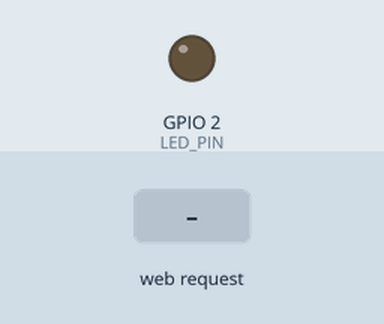
The sketch below on a simulated ESP8266 (NodeMCU). Parts: output pins drawn as LEDs (lit = HIGH). The inputs (shaded band) are chosen by the test bench. WiFi joins after 1.5 s; servers stay silent unless stated; storage starts empty; what the sketch prints to the serial monitor is not drawn.

Above: at 3.2 s.
3.3 s: HTTP request GET /ledoff received
At 3.6 s:
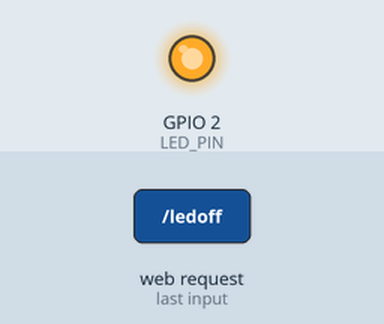
4.8 s: HTTP request GET /ledon received
At 5.9 s:
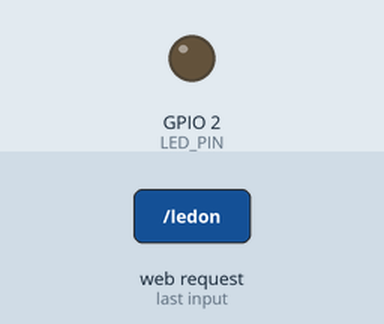
Timing chart, 0 to 7.8 s (numbered marks = the images above; inputs shaded):
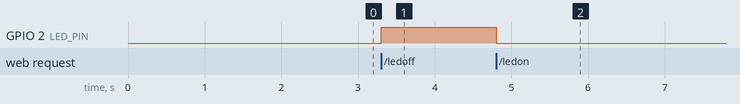

Measured:
- after the input at 3.3 s, GPIO 2 (LED_PIN): LOW → HIGH at once
- after the input at 4.8 s, GPIO 2 (LED_PIN): HIGH → LOW at once

The sketch:

Hardware.ino
```cpp
#include <ESP8266WiFi.h>
#include <WiFiClient.h>
#include <ESP8266WebServer.h>
#include <ESP8266mDNS.h>
#include <FS.h>

const String WIFI_SSID = "The Cyan One";
const String PASSWORD = "October2020";
byte pinD[9] = { 16, 5, 4, 0, 2, 14, 12, 13, 15 };
const int LED_PIN = LED_BUILTIN;

ESP8266WebServer server(80);

void createFile() {
  SPIFFSConfig cfg;
  cfg.setAutoFormat(false);
  SPIFFS.setConfig(cfg);
  SPIFFS.begin();
  if ( SPIFFS.exists("/database.txt") )
    Serial.println("\nexist");
}

void addToFile(String text) {
  File file = SPIFFS.open("/database.txt", "a+");
  file.println(text);
  file.close();
//  SPIFFS.end();
}
String readFromFile() {
  File file = SPIFFS.open("/database.txt", "r");
  String data = file.readString();
  file.close();
  return data;
}
String getDPinStatus() {
  String json = "[";
  for(int i=0;i<9;i++) {
    double d_value = digitalRead(pinD[i]);
    json += String(d_value);
    if(i!=8)
      json += ",";
  }
  json += "]";
  return json;
}
void handleRoot()
{
  server.send(200, "text/plain", "hello from esp8266!");
}

void handleNotFound() {
  server.send(404, "text/plain", "Bad Request!");
}
bool isConnectedToWiFi()
{
  return WiFi.status() == WL_CONNECTED;
}

void connectingToWiFi()
{
  String message = "Connecting to " + WIFI_SSID + "! Please Wait.";
  Serial.println(message);
  int counter = 0;
  while (!isConnectedToWiFi())
  {
    delay(1000);
    Serial.print("!");
    counter++;
  }
  message = "Connected after " + String(counter) + " seconds.";
  Serial.println(WiFi.localIP());
  Serial.print(message);
}
void mdns() {
  if (MDNS.begin("flutter-arduino")) {
    Serial.println("MDNS responder started");
  }
}
void manageAPI() {

  server.on("/", handleRoot);
  server.on("/pin", []() {
    server.send(200, "text/plain", "this works as well");
  });
  server.on("/getpinsstatus",[]() {
    String message = getDPinStatus();
    server.send(200, "text/plain", message);
  });
  server.on("/ledon", []() {
    digitalWrite(LED_PIN, LOW);
    server.send(200, "text/plain", "LED is on.");
  });

  server.on("/ledoff", []() {
    digitalWrite(LED_PIN, HIGH);
    server.send(200, "text/plain", "LED is off.");
  });

  server.on("/send", []() {
    server.send(200, "text/plain", "Succeed");
    String message = "";
    message += server.arg(0) + ": " + server.arg(1);
    addToFile(message);
  });

  server.on("/removehistory", []() {
    SPIFFS.remove("/database.txt");
    server.send(200, "text/plain", "Succeed");
  });

  server.on("/gethistory", []() {
    String history = readFromFile();
    server.send(200, "text/plain", history);
  });


  server.onNotFound(handleNotFound);
}


void setup() {
  pinMode(LED_PIN, OUTPUT);
  Serial.begin(9600);
  WiFi.mode(WIFI_STA);
  WiFi.begin(WIFI_SSID, PASSWORD);
  createFile();
  connectingToWiFi();
  mdns();
  manageAPI();
  server.begin();
  Serial.println("This marks the end of the setup.");
}


void loop() {
  server.handleClient();
  MDNS.update();
}
```
